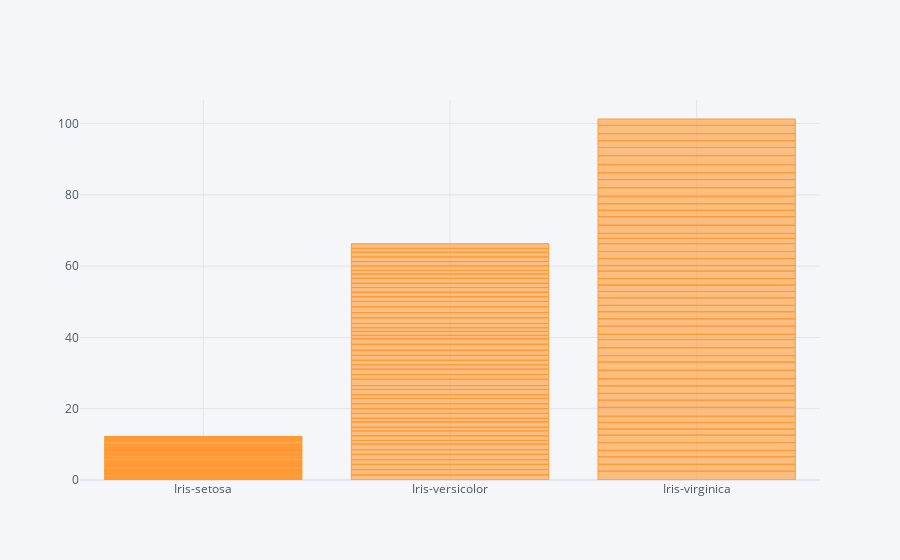

Here is the notebook cell this chart was saved with:
### Code cell
iris.iplot(kind='bar', x=['Species'], y=['PetalWidthCm'])

### Figure 1 — Plotly figure (JSON) as saved in the notebook; plotly's stock layout.template omitted (floating-point values rounded to 4 significant figures; data arrays with more than 128 entries replaced by an {"elided": "..."} marker saying what was removed)
{"data": [{"marker": {"color": "rgba(255, 153, 51, 0.6)", "line": {"color": "rgba(255, 153, 51, 1.0)", "width": 1}}, "name": "PetalWidthCm", "orientation": "v", "text": "", "type": "bar", "x": {"elided": "150 str values"}, "y": {"elided": "150 float values"}}], "layout": {"legend": {"bgcolor": "#F5F6F9", "font": {"color": "#4D5663"}}, "paper_bgcolor": "#F5F6F9", "plot_bgcolor": "#F5F6F9", "title": {"font": {"color": "#4D5663"}}, "xaxis": {"gridcolor": "#E1E5ED", "showgrid": true, "tickfont": {"color": "#4D5663"}, "title": {"font": {"color": "#4D5663"}, "text": ""}, "zerolinecolor": "#E1E5ED"}, "yaxis": {"gridcolor": "#E1E5ED", "showgrid": true, "tickfont": {"color": "#4D5663"}, "title": {"font": {"color": "#4D5663"}, "text": ""}, "zerolinecolor": "#E1E5ED"}}}
